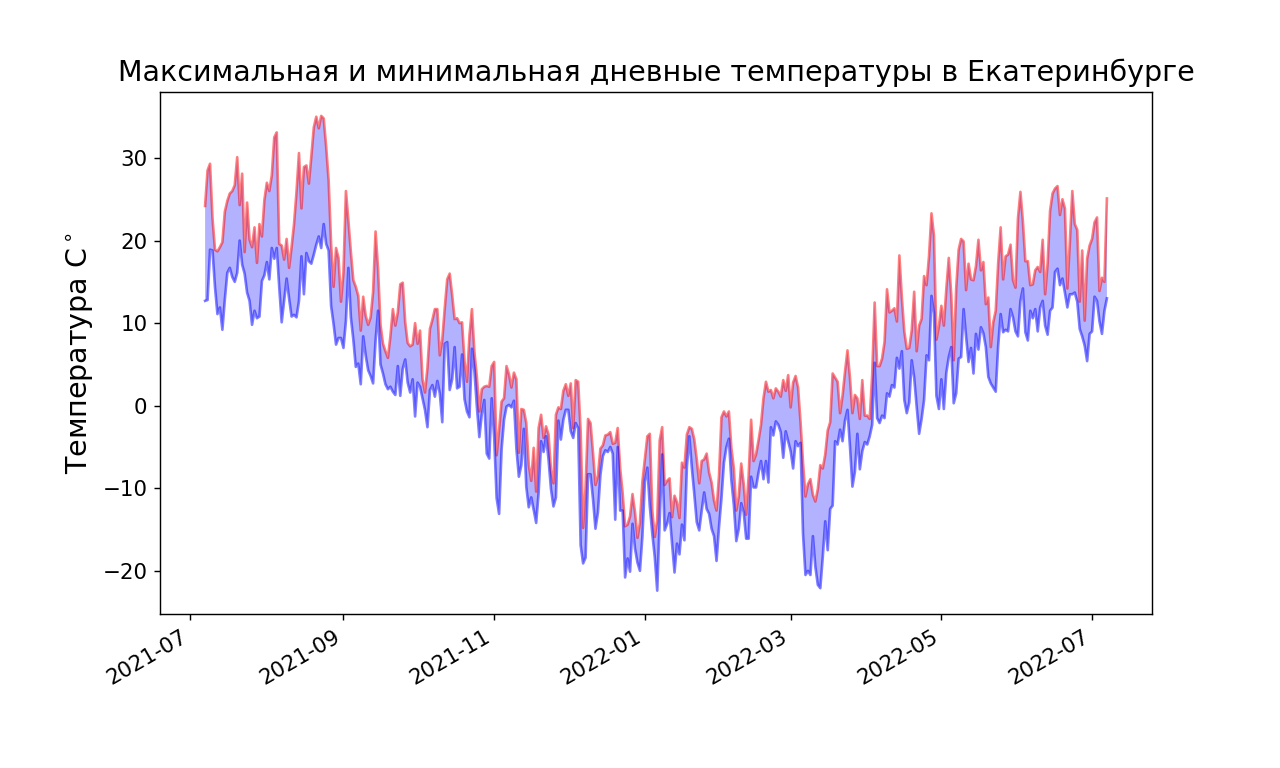

Here is the Python script that generated this plot:
import pandas as pd
import matplotlib.pyplot as plt
# Код работает для архива погоды с https://rp5.ru/
# Например new_data.csv

# Загрузка файла
filename = 'Загрузка данных\\Погода в Екатеринбурге 07.07.21-07.07.22.csv'
data = pd.read_csv(filename, sep=';', index_col=False, encoding='utf-16', engine='python')


# Правильный вывод даты, добавление даты без времени
data['Местное время'] = pd.to_datetime(data['Местное время'], format='%d.%m.%Y %H:%M')
data['Дата'] = data['Местное время'].dt.date

# Группировка по дате без времени
day_max_temperature = data.groupby(['Дата']).agg(temp_max=('T', 'max'))
day_min_temperature = data.groupby(['Дата']).agg(temp_max=('T', 'min'))
dates = day_max_temperature.index

# Нанесение данных на диаграмму
fig = plt.figure(dpi=128, figsize=(10, 6))
plt.plot(dates, day_max_temperature, c='red', alpha=0.5)
plt.plot(dates, day_min_temperature, c='blue', alpha=0.5)
plt.fill_between(dates, day_max_temperature['temp_max'], day_min_temperature['temp_max'], facecolor='blue', alpha=0.3)

# Форматирование диаграммы
plt.title("Максимальная и минимальная дневные температуры в Екатеринбурге", fontsize=16)
plt.xlabel('', fontsize=16)
fig.autofmt_xdate()
plt.ylabel("Температура С$^\\circ$", fontsize=16)
plt.tick_params(axis='both', which='major', labelsize=12)

# Вывод диаграммы и сохранениe

#plt.show()
plt.savefig('Загрузка данных\\max_and_min_temp.png')
